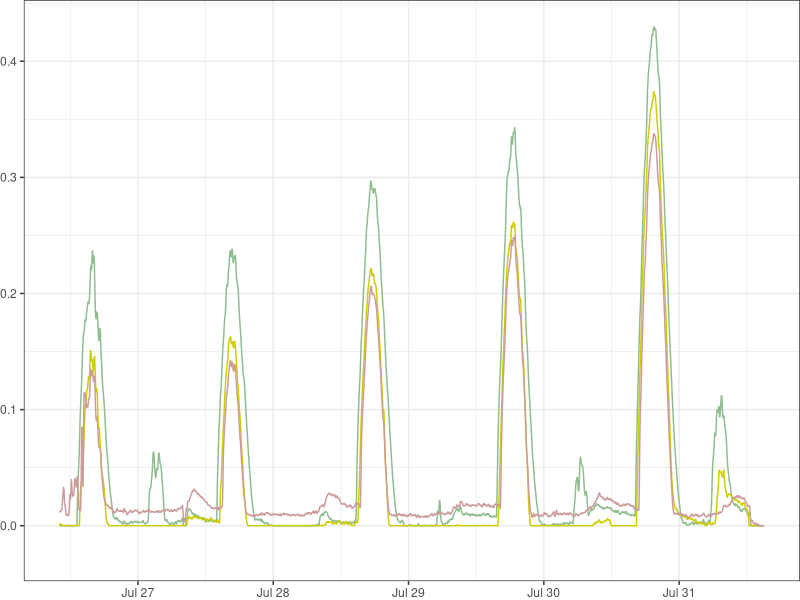
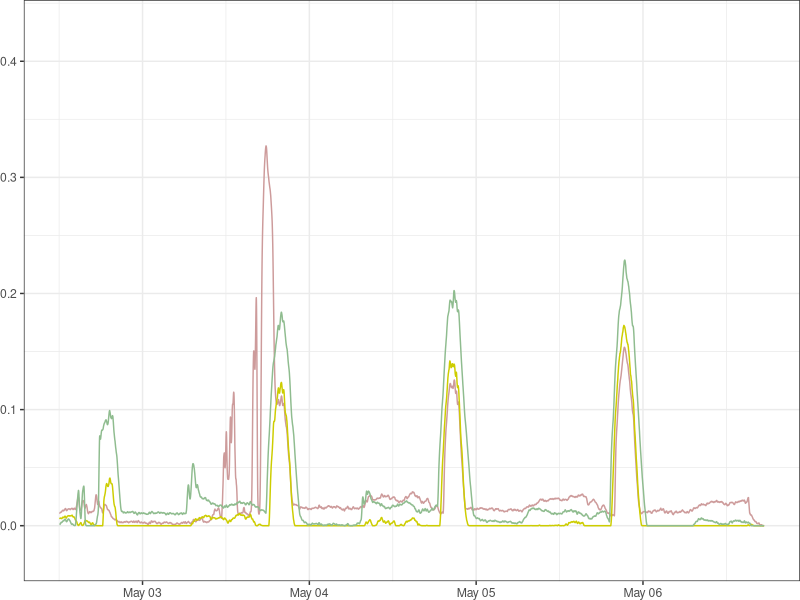
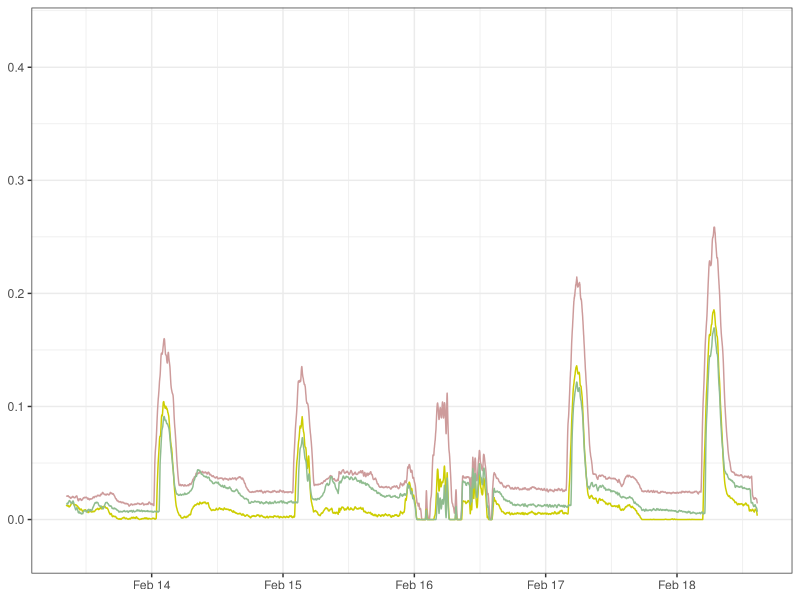
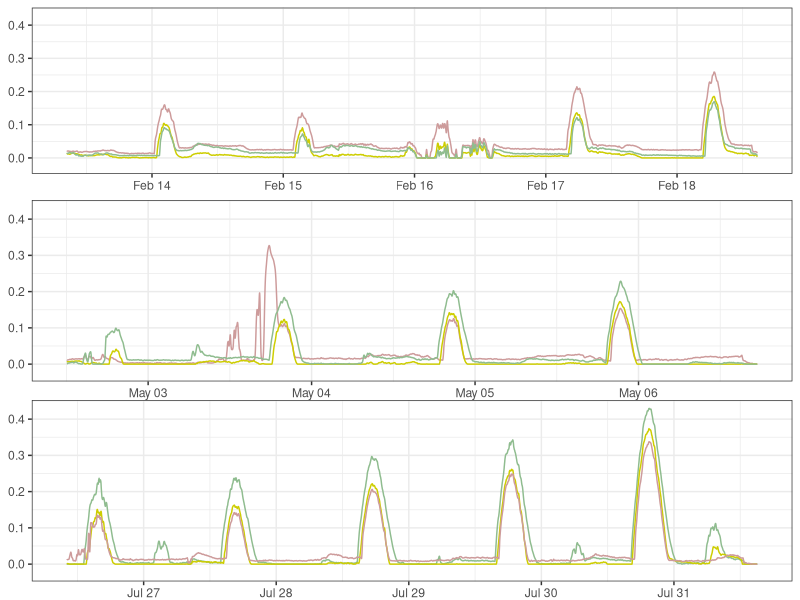

Write R code to recreate these figures, in order.
## ---- chunk 1
# load packages
library(ggplot2)
library(tidyr)
library(dplyr)
#working with time 
library(lubridate)
library(scales)
library(cowplot)

#rollmean is in the package zoo 
library(zoo)

## ---- chunk 2

#loading the combined xcel sheet 
tide02_BHSE1 <- readxl::read_xlsx("data/211_LAC_0223.xlsx", 
    #skipping first line 
    skip=1, 
    col_types = c("text", "guess", "numeric", "numeric", "numeric","numeric")) |>
  #dropping Nas
  drop_na()  |>
    #7/26/2023  9:20:00 AM
   filter(datetime > ymd_hms("2023-02-13 08:20:00"))


tide02_BHSE2 <- readxl::read_xlsx("data/372_LAC_0223.xlsx", 
                               #skipping first line 
                               skip=1,
                               col_types = c("text", "guess", "numeric", "numeric", "numeric","numeric")) |>
   #dropping Nas
  drop_na() |>
      #7/26/2023  9:20:00 AM
   filter(datetime > ymd_hms("2023-02-13 08:20:00"))


tide02_BHSE3 <- readxl::read_xlsx("data/678_LAC_0223.xlsx", 
                               #skipping first line 
                               skip=1,
                               col_types = c("text", "guess", "numeric", "numeric", "numeric","numeric")) |>
   #dropping Nas
  drop_na() |>
      #7/26/2023  9:20:00 AM
   filter(datetime > ymd_hms("2023-02-13 08:20:00"))



#loading the combined xcel sheet 
tide05_BHSE1 <- readxl::read_xlsx("data/211_LAC_0523.xlsx", 
                               #skipping first line 
                               skip=1)|>
   #dropping Nas
  drop_na()

tide05_BHSE2 <- readxl::read_xlsx("data/372_LAC_0523.xlsx", 
                               #skipping first line 
                               skip=1) |>
   #dropping Nas
  drop_na()

tide05_BHSE3 <- readxl::read_xlsx("data/678_LAC_0523.xlsx", 
                               #skipping first line 
                               skip=1) |>
   #dropping Nas
  drop_na()

#loading the combined xcel sheet 
tide07_BHSE1 <- readxl::read_xlsx("data/211_LAC_0723.xlsx", 
                               #skipping first line 
                               skip=1) |>
   #dropping Nas
  drop_na() |>
    #7/26/2023  9:20:00 AM
   filter(datetime > ymd_hms("2023-07-26 10:00:00"))

tide07_BHSE2 <- readxl::read_xlsx("data/372_LAC_0723.xlsx", 
                               #skipping first line 
                               skip=1) |>
   #dropping Nas
  drop_na() |>
    #7/26/2023  9:20:00 AM
   filter(datetime > ymd_hms("2023-07-26 10:00:00"))

tide07_BHSE3 <- readxl::read_xlsx("data/678_LAC_0723.xlsx", 
                 #skipping first line 
                  skip=1) |>
            #dropping Nas
              drop_na() |>
  #7/26/2023  9:20:00 AM
   filter(datetime > ymd_hms("2023-07-26 10:00:00"))
  
## ---- chunk 3
#function for replacing negative values  
noNegdepth <- function(df) {
  #returning the line of values with 0's replaced
  return(test<-ifelse(
    #if the value is less than or equal to 0 
    df <= 0,
    #replace with a 0
    0,
    #and if not, give it the old razzle dazzle (OG value of depth)
    df))
}


#function time 
GimmeMeanLine <- function(df) {
  return(ave10depth <- rollmean(df,10, fill = list(NA, NULL, NA)))
}
  

#getting the experiment time from starting line
exp_time <- function(df) {
    #calling the experiment start time (first line)
      start_time <- df[1]
      return(as.numeric(difftime(df,start_time, units='hours')))

}

## ---- chunk 4
#febuary tides 
tide02_BHSE1$depth<- noNegdepth(tide02_BHSE1$depth)
tide02_BHSE2$depth<- noNegdepth(tide02_BHSE2$depth)
tide02_BHSE3$depth<- noNegdepth(tide02_BHSE3$depth)

#may tides 
tide05_BHSE1$depth<- noNegdepth(tide05_BHSE1$depth)
tide05_BHSE2$depth<- noNegdepth(tide05_BHSE2$depth)
tide05_BHSE3$depth<- noNegdepth(tide05_BHSE3$depth)

#july tides
tide07_BHSE1$depth<- noNegdepth(tide07_BHSE1$depth)
tide07_BHSE2$depth<- noNegdepth(tide07_BHSE2$depth)
tide07_BHSE3$depth<- noNegdepth(tide07_BHSE3$depth)

## ---- chunk 5
tide02_BHSE1$exp_time<- exp_time(tide02_BHSE1$datetime)
tide02_BHSE2$exp_time<- exp_time(tide02_BHSE2$datetime)
tide02_BHSE3$exp_time<- exp_time(tide02_BHSE3$datetime)

tide05_BHSE1$exp_time<- exp_time(tide05_BHSE1$datetime)
tide05_BHSE2$exp_time<- exp_time(tide05_BHSE2$datetime)
tide05_BHSE3$exp_time<- exp_time(tide05_BHSE3$datetime)

tide07_BHSE1$exp_time<- exp_time(tide07_BHSE1$datetime)
tide07_BHSE2$exp_time<- exp_time(tide07_BHSE2$datetime)
tide07_BHSE3$exp_time<- exp_time(tide07_BHSE3$datetime)

## ---- chunk 6
#getting rolling means for 
#feb
tide02_meanline_BHSE1<- GimmeMeanLine(tide02_BHSE1$depth)
tide02_meanline_BHSE2<- GimmeMeanLine(tide02_BHSE2$depth)
tide02_meanline_BHSE3<- GimmeMeanLine(tide02_BHSE3$depth)

#may
tide05_meanline_BHSE1<- GimmeMeanLine(tide05_BHSE1$depth)
tide05_meanline_BHSE2<- GimmeMeanLine(tide05_BHSE2$depth)
tide05_meanline_BHSE3<- GimmeMeanLine(tide05_BHSE3$depth)

#July
tide07_meanline_BHSE1<- GimmeMeanLine(tide07_BHSE1$depth)
tide07_meanline_BHSE2<- GimmeMeanLine(tide07_BHSE2$depth)
tide07_meanline_BHSE3<- GimmeMeanLine(tide07_BHSE3$depth)
 
## ---- chunk 7
cleanDateX <-   
  #making the x nice
  scale_x_datetime(
    #null for no legend title 
    breaks = date_breaks("24 hours"),
    labels = date_format(format = " %d"))
## ---- chunk 8

July.m.tide <-ggplot() +
#average mean line
  geom_line(aes(tide07_BHSE1$datetime,tide07_meanline_BHSE1), color="#8FBC8F",linewidth=0.5)+
   #bhse3
   geom_line(aes(tide07_BHSE3$datetime,tide07_meanline_BHSE3), color="#CDCD00",linewidth=0.5)+
   #bhse2
   geom_line(aes(tide07_BHSE2$datetime,tide07_meanline_BHSE2), color="#CD9B9B",linewidth=0.5)+
  
 # cleanDateX +
   #scaling the Y axis to all reflect same range
  scale_y_continuous(limits=c(-0.025,0.43))+ 
  
  labs(
    x=NULL,
    y=NULL,
    title=NULL) +
    
  theme_bw() +
  theme(plot.margin = unit(c(0, 0, 0, 0), "cm")) +
  
      scale_x_datetime(
    #null for no legend title
    name = NULL, 
    breaks = date_breaks("1 days"),
    labels = date_format(format = "%b %d")) 

#for your viewing pleasure
July.m.tide 
  
## ---- chunk 9
May.m.tide <-ggplot() +
#average mean line
   #bhse2
   geom_line(aes(tide05_BHSE2$datetime,tide05_meanline_BHSE2), color="#CD9B9B", linewidth=0.5)+
     #bhse3
   geom_line(aes(tide05_BHSE3$datetime,tide05_meanline_BHSE3), color="#CDCD00", linewidth=0.5)+
  
  geom_line(aes(tide05_BHSE1$datetime,tide05_meanline_BHSE1), color="#8FBC8F", linewidth=0.5)+

  #cleanDateX +
   #scaling the Y axis to all reflect same range
  scale_y_continuous(limits=c(-0.025,0.43))+ 
  
  labs(
    x=NULL,
    y=NULL,
    title= NULL) + 
    
  theme_bw() +
  
    scale_x_datetime(
    #null for no legend title
    name = NULL, 
    breaks = date_breaks("1 days"),
    labels = date_format(format = "%b %d"))+ 
  
  theme(plot.margin = unit(c(0, 0, 0, 0), "cm"))

#for your viewing pleasure
May.m.tide 
## ---- chunk 10
Feb.m.tide <- ggplot() +
#average mean line

   #bhse2
   geom_line(aes(tide02_BHSE2$datetime,tide02_meanline_BHSE2), color="#CD9B9B", linewidth=0.5)+ 
     #bhse3
   geom_line(aes(tide02_BHSE3$datetime,tide02_meanline_BHSE3), color="#CDCD00", linewidth=0.5)+
  
  geom_line(aes(tide02_BHSE1$datetime,tide02_meanline_BHSE1), color="#8FBC8F", linewidth=0.5)+
  
  #cleanDateX +
   #scaling the Y axis to all reflect same range
  scale_y_continuous(limits=c(-0.025,0.43))+ 
  
  labs(
    x=NULL,
    y=NULL,
    title=NULL) +
  
    scale_x_datetime(
    #null for no legend title
    name = NULL, 
    breaks = date_breaks("1 days"),
    labels = date_format(format = "%b %d"))+ 
  
  theme(plot.margin = unit(c(0, 0, 0, 0), "cm"))+
    
  theme_bw()


#for your viewing pleasure
Feb.m.tide 
## ---- chunk 11


#plotting all of them 
plot_grid(Feb.m.tide,May.m.tide,July.m.tide,
          #making tide height the same
          align = "v",
          label_size = 8,
          #in three rows
          nrow=3)

#ggsave("allTideJan07.pdf", width = 5, height = 3)


